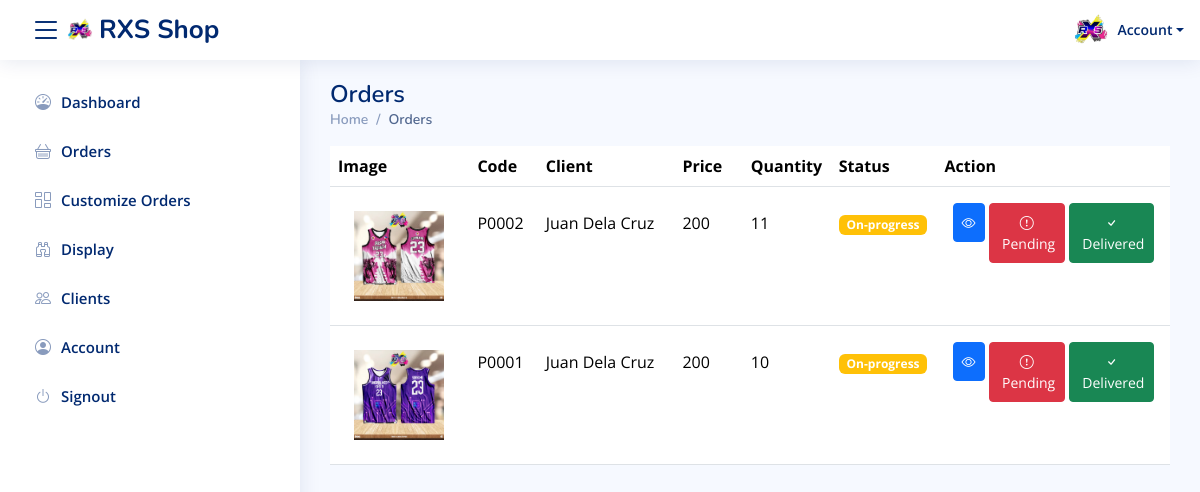
Before: /admin/orders.php (signed in) with the older database file.
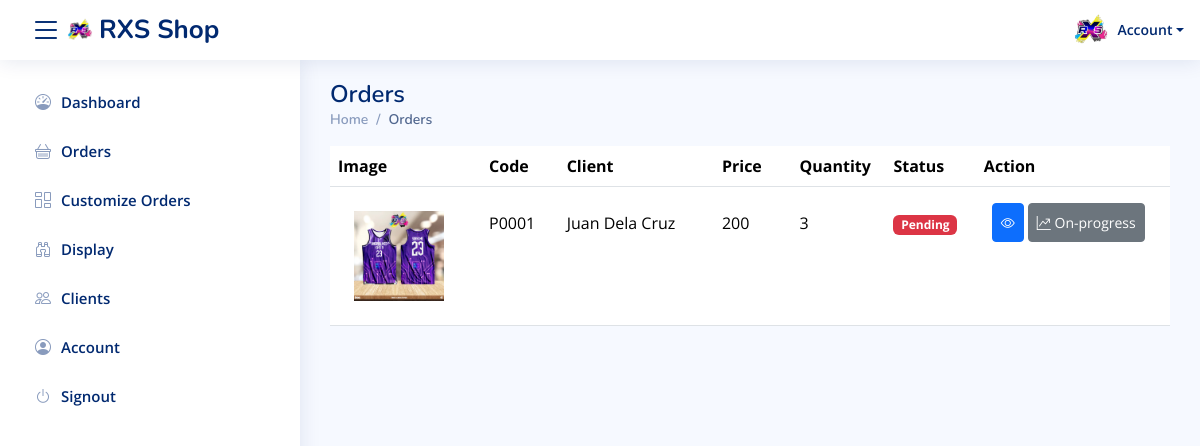
After: the same page with the newer database file.
### tables this page shows
CREATE TABLE IF NOT EXISTS `tbl_orders` (
  `id` int NOT NULL AUTO_INCREMENT,
  `img_url` varchar(50) NOT NULL,
  `shirt_id` int NOT NULL,
  `invoice_number` varchar(50) NOT NULL,
  `name` varchar(50) NOT NULL,
  `shirt_code` varchar(50) NOT NULL,
  `shirt_price` varchar(50) NOT NULL,
  `jersey_number` int NOT NULL,
  `size_id` int NOT NULL,
  `team_name` varchar(50) NOT NULL,
  `jersey_type_id` int NOT NULL,
  `transaction_status_id` int NOT NULL,
  `client_id` int NOT NULL,
  `created_at` varchar(50) NOT NULL,
  `updated_at` varchar(50) NOT NULL,
  PRIMARY KEY (`id`)
);

CREATE TABLE IF NOT EXISTS `tbl_client` (
  `id` int NOT NULL AUTO_INCREMENT,
  `email` varchar(50) NOT NULL,
  `username` varchar(50) NOT NULL,
  `password` varchar(50) NOT NULL,
  `firstname` varchar(50) NOT NULL,
  `middlename` varchar(50) NOT NULL,
  `lastname` varchar(50) NOT NULL,
  PRIMARY KEY (`id`)
);

CREATE TABLE IF NOT EXISTS `tbl_transaction_status` (
  `id` int NOT NULL AUTO_INCREMENT,
  `transaction_status` varchar(50) NOT NULL,
  PRIMARY KEY (`id`)
);

### admin/orders.php (the view, shortened to what the changed rows need)
<?php
include '../database_connection.php';
if (isset($_SESSION['id'])) {
?>
    <!DOCTYPE html>
    <html lang="en">
    <head>
        <link href="assets/vendor/bootstrap/css/bootstrap.min.css" rel="stylesheet">
        <link href="assets/vendor/bootstrap-icons/bootstrap-icons.css" rel="stylesheet">
        <link href="assets/css/style.css" rel="stylesheet">
    </head>
    <body>
        <main id="main" class="main">
            <div class="pagetitle">
                <h1>Orders</h1>
            </div>
            <section class="section dashboard">
                <div class="row">
                    <div class="col-lg-12">
                        <div class="table-responsive">
                            <table class="table">
                                <col width="10%">
                                <col width="8%">
                                <col width="16%">
                                <col width="8%">
                                <col width="5%">
                                <col width="8%">
                                <col width="20%">
                                <thead>
                                    <tr>
                                        <th class="p-2">Image</th>
                                        <th class="p-2">Code</th>
                                        <th class="p-2">Client</th>
                                        <th class="p-2">Price</th>
                                        <th class="p-2">Quantity</th>
                                        <th class="p-2">Status</th>
                                        <th class="p-2">Action</th>
                                    </tr>
                                </thead>
                                <tbody>
                                    <?php
                                    $on_cart = 1;
                                    $stmt = $conn->prepare(
                                        'SELECT
                                tbl_orders.id,
                                tbl_orders.img_url,
                                tbl_client.firstname,
                                tbl_client.middlename,
                                tbl_client.lastname,
                                tbl_orders.shirt_code,
                                tbl_orders.shirt_price,
                                tbl_orders.invoice_number,
                                tbl_orders.updated_at,
                                tbl_orders.transaction_status_id,
                                COUNT(tbl_orders.invoice_number) AS total_quantity,
                                tbl_transaction_status.transaction_status
                                FROM tbl_orders
                                INNER JOIN tbl_client ON tbl_orders.client_id = tbl_client.id
                                INNER JOIN tbl_transaction_status ON tbl_orders.transaction_status_id = tbl_transaction_status.id
                                WHERE tbl_orders.transaction_status_id <> ?
                                GROUP BY tbl_orders.invoice_number
                                ORDER BY tbl_orders.updated_at DESC '
                                    );
                                    $stmt->bind_param('i', $on_cart);
                                    $stmt->execute();
                                    $result = $stmt->get_result();
                                    while ($row = $result->fetch_assoc()) {
                                        $img_url = $row['img_url'];
                                        $firstname = $row['firstname'];
                                        $middlename = $row['middlename'];
                                        $lastname = $row['lastname'];
                                        $shirt_price = $row['shirt_price'];
                                        $shirt_code = $row['shirt_code'];
                                        $total_quantity = $row['total_quantity'];
                                        $transaction_status = $row['transaction_status'];
                                        $invoice_number = $row['invoice_number'];
                                        if ($transaction_status === "Pending") {
                                            $pendingIndicator = "none";
                                            $onprogressIndicator = "block";
                                            $deliveredIndicator = "none";
                                            $indicatorColor = 'bg-danger';
                                        }
                                        if ($transaction_status === "On-progress") {
                                            $onprogressIndicator = "none";
                                            $pendingIndicator = "block";
                                            $deliveredIndicator = "block";
                                            $indicatorColor = 'bg-warning';
                                        }
                                        echo '
                                    <tr>
                                        <td class="p-4"><img src="../IMG/products/' . $img_url . '" style="width: 90px; height: 90px" /></td>
                                        <td class="pt-4">' . $shirt_code . '</td>
                                        <td class="pt-4">' . $firstname . ' ' . $middlename . ' ' . $lastname . '</td>
                                        <td class="pt-4">' . $shirt_price . '</td>
                                        <td class="pt-4">' . $total_quantity . '</td>
                                        <td class="pt-4"><span class="badge ' . $indicatorColor . '">' . $transaction_status . '<span></td>
                                        <td class="p-3">
                                            <div class="d-flex">
                                                <a href="client-order?invoice_number=' . $invoice_number . '">
                                                    <button class="btn btn-primary btn-sm p-2 me-1" title="View Details">
                                                        <i class="bi bi-eye"></i>
                                                    </button>
                                                </a>
                                                <a href="checking/pending-order?invoice_number=' . $invoice_number . '" >
                                                    <button class="btn btn-danger btn-sm p-2 me-1" style="display: ' . $pendingIndicator . '">
                                                        <i class="bi bi-exclamation-circle"></i>&nbsp;<span class="to-hide">Pending</span>
                                                    </button>
                                                </a>
                                                <a href="checking/onprogress-order?invoice_number=' . $invoice_number . '" >
                                                    <button class="btn btn-secondary btn-sm p-2 me-1" style="display: ' . $onprogressIndicator . '">
                                                        <i class="bi bi-graph-up-arrow"></i>&nbsp;<span class="to-hide">On-progress</span>
                                                    </button>
                                                </a>
                                                <a href="checking/delivered-order?invoice_number=' . $invoice_number . '">
                                                    <button class="btn btn-success btn-sm p-2" style="display: ' . $deliveredIndicator . '">
                                                        <i class="bi bi-check"></i>&nbsp;<span class="to-hide">Delivered</span>
                                                    </button>
                                                </a>
                                            </div>
                                        </td>
                                    </tr>
                                    ';
                                    }
                                    ?>
                                </tbody>
                            </table>
                        </div>
                    </div>
                </div>
            </section>
        </main>
    </body>
    </html>
<?php
} else {
    header("Location: logout.php");
    exit();
}

Changed rows visible on the page:
removed tbl_orders: img_url (picture), shirt_code "P0002", client.firstname "Juan", client.lastname "Dela Cruz", shirt_price "200", total_quantity "11", transaction_status.transaction_status "On-progress"
removed tbl_orders: img_url (picture), shirt_code "P0001", client.firstname "Juan", client.lastname "Dela Cruz", shirt_price "200", total_quantity "10", transaction_status.transaction_status "On-progress"
added tbl_orders: img_url (picture), shirt_code "P0001", client.firstname "Juan", client.lastname "Dela Cruz", shirt_price "200", total_quantity "3", transaction_status.transaction_status "Pending"
